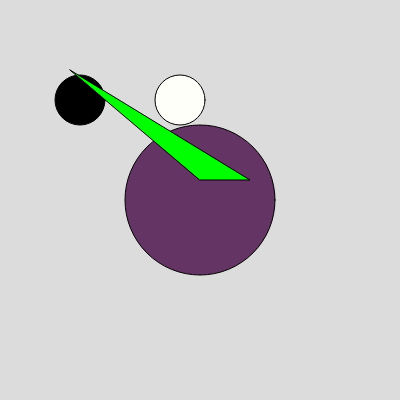
Frame 1 (no input)
Frame 60 (no input): identical to frame 1, image omitted
Frame 120 (the mouse pressed at the canvas centre since frame 60): identical to frame 1, image omitted

The p5.js sketch that drew this single still picture (run headless with seeded random() and noise() and a simulated clock; from frame 60 on, the mouse is pressed at the canvas centre):

// p5.js sketch
// ── sketch.js
function setup() {
  createCanvas(400, 400);
}

function draw() {
  background(220);
  fill(100,52,100)
  circle(200, 200, 150);
  fill(0,0,0)
  circle(80, 100, 50);
  fill(255,255,250)
  circle(180, 100, 50);
  fill(0,255,0)
  triangle(200, 180, 250, 180, 70,70 );
  
}
